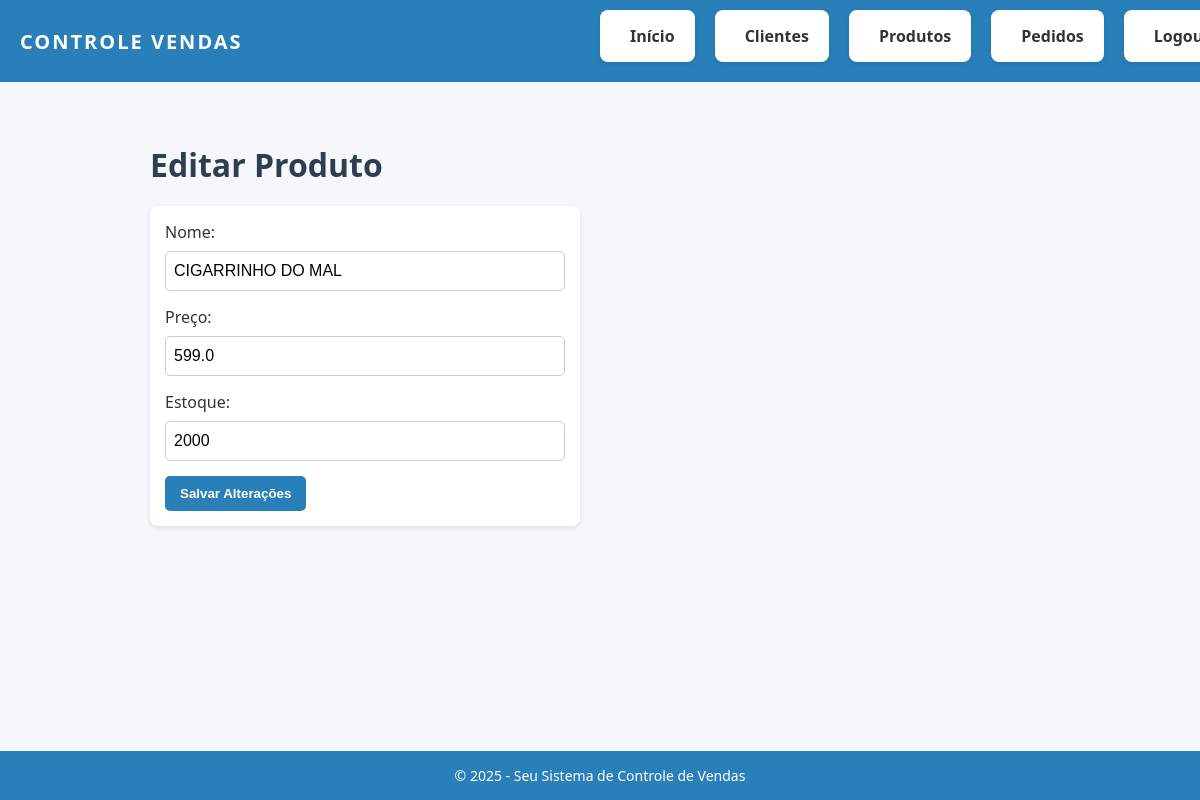
The app's page /produtos/editar/1, older data.
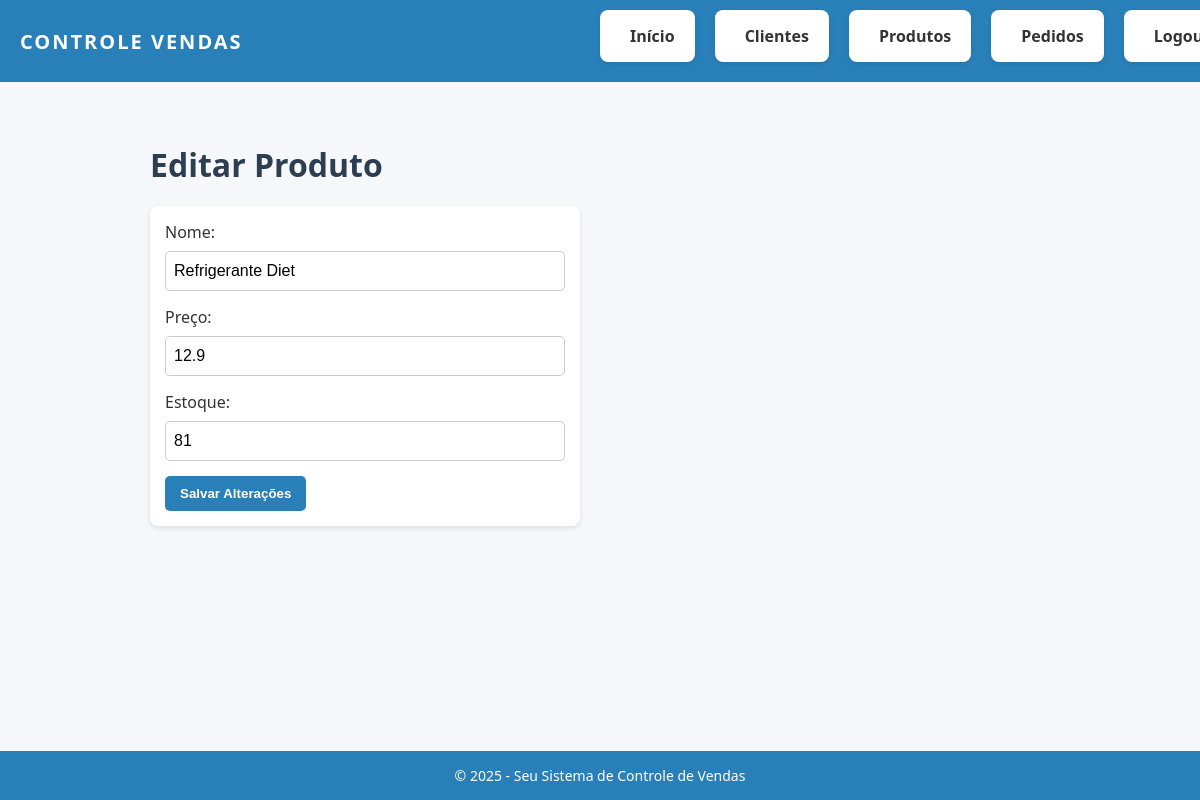
The same page, newer data.
### models.py (models this page shows)
class Produto(db.Model):
    id = db.Column(db.Integer, primary_key=True)
    nome = db.Column(db.String(100), nullable=False)
    preco = db.Column(db.Float, nullable=False)
    estoque = db.Column(db.Integer, nullable=False)

### app.py (the view)
@app.route('/produtos/editar/<int:produto_id>', methods=['GET', 'POST'])
def editar_produto(produto_id):
    produto = Produto.query.get_or_404(produto_id)
    if request.method == 'POST':
        produto.nome = request.form['nome']
        produto.preco = float(request.form['preco'])
        produto.estoque = int(request.form['estoque'])
        db.session.commit()
        return redirect(url_for('listar_produtos'))
    return render_template('editar_produto.html', produto=produto, current_year=datetime.now().year)

### app.py (called while the page is built)
@app.before_request
def criar_tabelas():
    if not hasattr(app, 'db_initialized'):
        db.create_all()
        app.db_initialized = True

### templates/editar_produto.html (shortened to what this page needs)
﻿{% extends 'base.html' %}
{% block content %}
    <h1>Editar Produto</h1>
    <form action="{{ url_for('editar_produto', produto_id=produto.id) }}" method="POST">
        <label>Nome:</label>
        <input type="text" name="nome" value="{{ produto.nome }}" required>
        <br>
        <label>Preço:</label>
        <input type="number" step="0.01" name="preco" value="{{ produto.preco }}" required>
        <br>
        <label>Estoque:</label>
        <input type="number" name="estoque" value="{{ produto.estoque }}" required>
        <br>
        <button type="submit">Salvar Alterações</button>
    </form>
    {% endblock %}

Row changes from the older to the newer data that the page shows:
changed Produto: nome "CIGARRINHO DO MAL" → "Refrigerante Diet"; preco "599.0" → "12.9"; estoque "2000" → "81"
